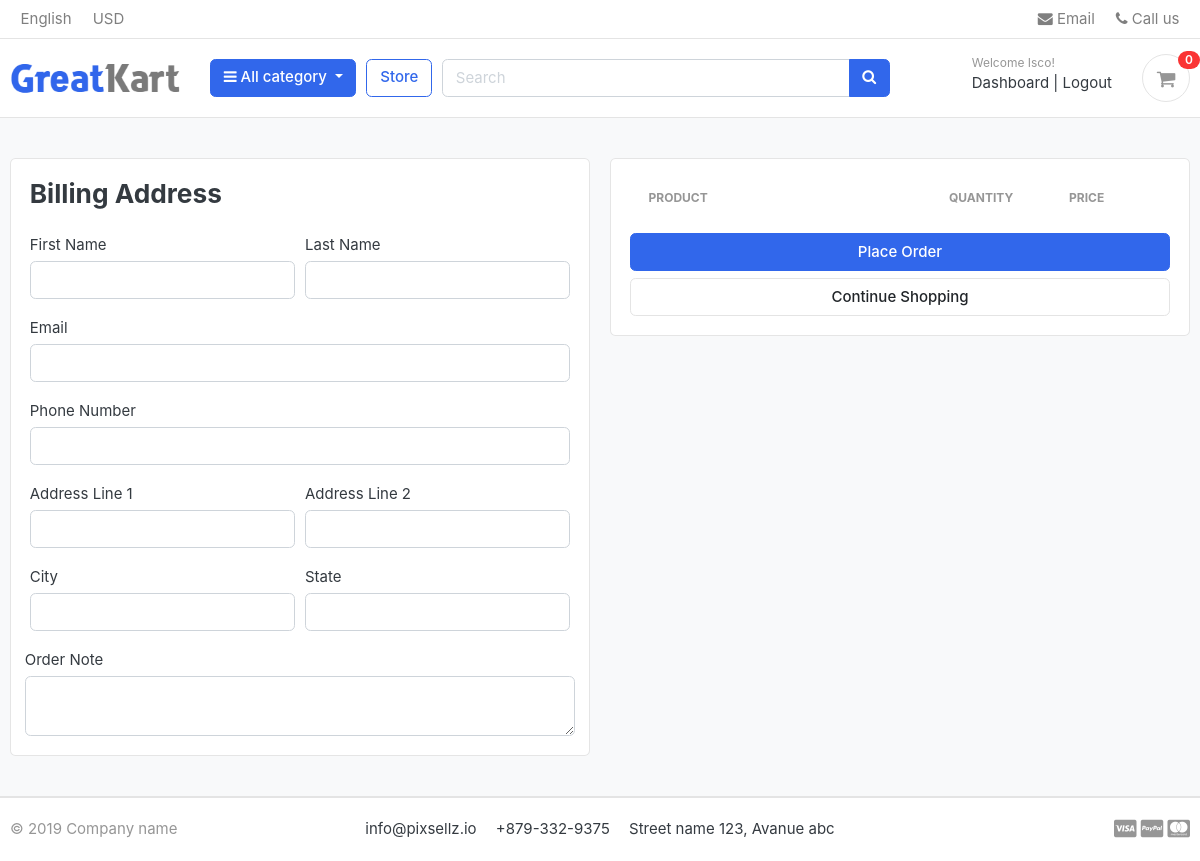
Before: /cart/checkout (signed in) with the older database file.
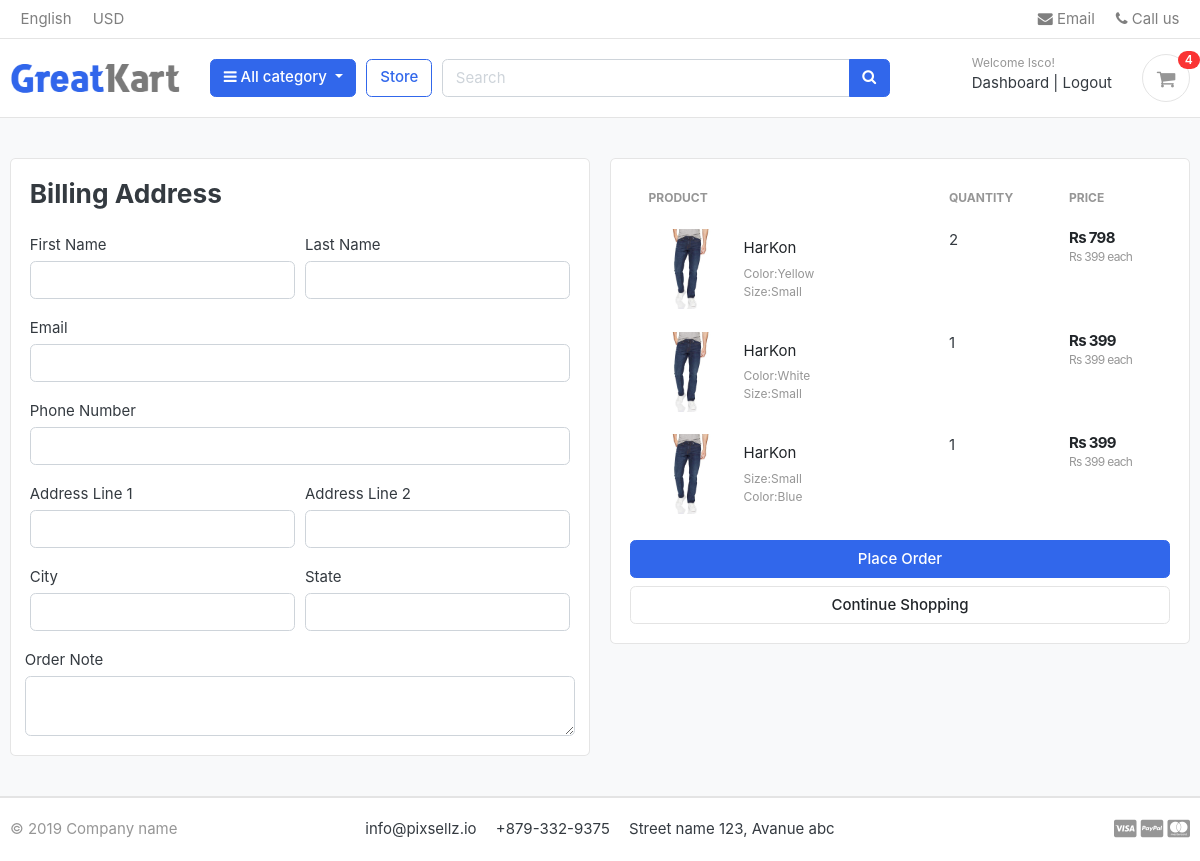
After: the same page with the newer database file.
### cart/models.py (models this page shows, shortened)
class CartItem(models.Model):
	user = models.ForeignKey(Account,on_delete=models.CASCADE,null=True)
	product = models.ForeignKey(Product,on_delete=models.CASCADE)
	variations = models.ManyToManyField(Variation,blank=True)
	cart = models.ForeignKey(Cart,on_delete=models.CASCADE,null=True)
	quantity = models.IntegerField()
	is_active = models.BooleanField(default=True)
	def sub_total(self):
		return self.product.product_price*self.quantity

### store/models.py (models this page shows, shortened)
class Product(models.Model):
	product_name = models.CharField(max_length=200,unique=True)
	product_url = models.SlugField(max_length=200,unique=True)
	product_description = models.TextField(max_length=500,blank=True)
	product_price = models.IntegerField()
	product_image = models.ImageField(upload_to='photos/products')
	stock = models.IntegerField()
	is_available = models.BooleanField(default=True)
	category = models.ForeignKey(Category,on_delete=models.CASCADE)
	created_date = models.DateTimeField(auto_now_add=True)
	modified_date = models.DateTimeField(auto_now=True)
	def get_url(self):
		return reverse('product_detail',args=[self.category.category_url,self.product_url])

class Variation(models.Model):
	product = models.ForeignKey(Product,on_delete=models.CASCADE)
	variation_category = models.CharField(max_length=100,choices=variation_category_choice)
	variation_value = models.CharField(max_length=100)
	is_active = models.BooleanField(default=True)
	created_time = models.DateTimeField(auto_now_add=True)
	objects = VariationManager()

### cart/views.py (the view)
# urls.py: path('checkout',views.checkout,name='checkout'),
@login_required(login_url='login')
def checkout(request,total=0,quantity=0,cart_items=None):
	try:
		tax=0
		grand_total=0
		if request.user.is_authenticated:
			cart_items  = CartItem.objects.filter(user=request.user,is_active=True)
		else:
			cart = Cart.objects.get(cart_id=_cart_id(request))
			cart_items = CartItem.objects.filter(cart=cart,is_active=True)
		for cart_item in cart_items:
			total += (cart_item.product.product_price*cart_item.quantity)
			quantity += cart_item.quantity
		tax = (18*total)/100
		grand_total = total+tax
	except ObjectDoesNotExist:
		pass
	context = {'total':total,'quantity':quantity,'cart_items':cart_items,'tax':tax,'grand_total':grand_total}
	return render(request,'store/checkout.html',context)

### cart/context_processors.py (called while the page is built)
def counter(request):
	cart_count=0
	if 'admin' in request.path:
		return {}
	else:
		try:
			cart=Cart.objects.filter(cart_id=_cart_id(request))
			if request.user.is_authenticated:
				cart_items=CartItem.objects.all().filter(user=request.user)
			else:
				cart_items=CartItem.objects.all().filter(cart=cart[:1])
			for cart_item in cart_items:
				cart_count += cart_item.quantity
		except:
			cart_count = 0
	return dict(cart_count=cart_count)

### cart/views.py (called while the page is built)
def _cart_id(request):
	cart = request.session.session_key
	if not cart:
		cart = request.session.create()
	return cart

### category/context_processors.py (called while the page is built)
def menu_links(request):
	links = Category.objects.all()
	return dict(links=links)

### category/models.py (called while the page is built)
	def get_url(self):
		return reverse('products_by_category',args=[self.category_url])

### templates/store/checkout.html (shortened to what this page needs)
{% extends 'greate/base.html' %}
{% load static %}
{% block content %}
<section class="section-content padding-y bg">
<div class="container">
<div class="row">
	<aside class="col-lg-6">
		<div class="card">
			<div class="card-body">
				<h3 class="card-title mb-4">Billing Address</h3>
				<form action="{% url 'place_order' %}" method="POST">
					<div class="form-row">
						<div class="col form-group">
							<label for="">First Name</label>
							<input type="text" name="first_name" class="form-control" required>
						</div>
						<div class="col form-group">
							<label for="">Last Name</label>
							<input type="text" name="last_name" class="form-control" required>
						</div>
					</div>
					<div class="form-row">
						<div class="col form-group">
							<label for="">Email</label>
							<input type="email" name="email" class="form-control" required>
						</div>
					</div>
					<div class="form-row">
						<div class="col form-group">
							<label for="">Phone Number</label>
							<input type="text" name="phone_number" class="form-control" required>
						</div>
					</div>
					<div class="form-row">
						<div class="col form-group">
							<label for="">Address Line 1</label>
							<input type="text" name="address_line1" class="form-control" required>
						</div>
						<div class="col form-group">
							<label for="">Address Line 2</label>
							<input type="text" name="address_line2" class="form-control">
						</div>
					</div>
					<div class="form-row">
						<div class="col form-group">
							<label for="">City</label>
							<input type="text" name="city" class="form-control" required>
						</div>
						<div class="col form-group">
							<label for="">State</label>
							<input type="text" name="state" class="form-control" required>
						</div>
					</div>
						<div class="form-row">
							<label for="">Order Note</label>
							<textarea name="order_note" rows="2" class="form-control"></textarea>
						</div>
			</div>
		</div>
	</aside>
	<aside class="col-lg-6">
		<div class="card">
			<div class="card-body">
				<table class="table table-borderless table-shopping-cart">
					<thead class="text-muted">
						<tr class="small text-uppercase">
						  <th scope="col">Product</th>
						  <th scope="col" width="120">Quantity</th>
						  <th scope="col" width="120">Price</th>
						</tr>
					</thead>
					<tbody>
					{% for cart_item in cart_items %}
					<tr>
						<td>
							<figure class="itemside align-items-center">
								<div class="aside"><img src="{{cart_item.product.product_image.url}}" class="img-sm"></div>
								<figcaption class="info">
									<a href="{{ cart_item.product.get_url }}" class="title text-dark">{{cart_item.product.product_name}}</a>
									<p class="text-muted small">
										{% if cart_item.variations.all %}
											{% for item in cart_item.variations.all %}
												{{item.variation_category | capfirst}}:{{item.variation_value | capfirst}}<br>
											{% endfor %}
										{% endif %}</p>
								</figcaption>
							</figure>
						</td>
						<td>
							<label for="">{{cart_item.quantity}}</label>
						</td>
						<td>
							<div class="price-wrap">
								<var class="price">Rs {{ cart_item.sub_total }}</var>
								<small class="text-muted">Rs {{cart_item.product.product_price}} each </small>
							</div>
						</td>
					</tr>
					{% endfor %}
					</tbody>
				</table>
				<button name="submit" type="submit" class="btn btn-primary btn-block">Place Order</button>
				<a href="{% url 'store' %}" class="btn btn-light btn-block">Continue Shopping</a>
			</div>
		</div>
	</aside>
</div>
</div>
</section>
{% endblock %}

### templates/greate/includes/navbar.html (shortened to what this page needs)
{% load static %}
<header class="section-header">
	<nav class="navbar p-md-0 navbar-expand-sm navbar-light border-bottom">
		<div class="container">
  			<div class="collapse navbar-collapse" id="navbarTop4">
			    <ul class="navbar-nav mr-auto">
			    	<li class="nav-item dropdown">
					 	<a href="#" class="nav-link">   English </a>
					</li>
					<li class="nav-item dropdown">
						<a href="#" class="nav-link"> USD </a>
					</li>
			    </ul>
			    <ul class="navbar-nav">
					<li><a href="#" class="nav-link"> <i class="fa fa-envelope"></i> Email </a></li>
					<li><a href="#" class="nav-link"> <i class="fa fa-phone"></i> Call us </a></li>
				</ul>
			</div>
		</div>
	</nav>
	<section class="header-main border-bottom">
		<div class="container">
			<div class="row align-items-center">
				<div class="col-lg-2 col-md-3 col-6">
					<a href="{% url 'index' %}" class="brand-wrap">
						<img class="logo" src="{% static './images/logo.png' %}">
					</a>
				</div>
				<div class="col-lg col-sm col-md col-6 flex-grow-0">
					<div class="category-wrap dropdown d-inline-block float-right">
						<button type="button" class="btn btn-primary dropdown-toggle" data-toggle="dropdown">
							<i class="fa fa-bars"></i> All category
						</button>
					</div>
				</div>
				<a href="{% url 'store' %}" class="btn btn-outline-primary">Store</a>
				<div class="col-lg  col-md-6 col-sm-12 col">
					<form action="{% url 'search' %}" class="search" method="GET">
						<div class="input-group w-100">
						    <input type="text" class="form-control" style="width:60%;" placeholder="Search" name="keyword">
						    <div class="input-group-append">
						      <button class="btn btn-primary" type="submit">
						        <i class="fa fa-search"></i>
						      </button>
						    </div>
					    </div>
					</form>
				</div>
				<div class="col-lg-3 col-sm-6 col-8 order-2 order-lg-3">
					<div class="d-flex justify-content-end mb-3 mb-lg-0">
						{% if user.id is None %}
						<div class="widget-header">
							<small class="title text-muted">Welcome guest!</small>
							<div>
								<a href="{% url 'login' %}">Sign in</a> <span class="dark-transp"> | </span>
								<a href="{% url 'register' %}"> Register</a>
							</div>
						</div>
						{% else %}
						<div class="widget-header">
							<small class="title text-muted">Welcome {{user.first_name}}!</small>
							<div>
								<a href="{% url 'dashboard' %}">Dashboard</a> <span class="dark-transp"> | </span>
								<a href="{% url 'logout' %}">Logout</a>
							</div>
						</div>
						{% endif %}
						<a href="{% url 'cart' %}" class="widget-header pl-3 ml-3">
							<div class="icon icon-sm rounded-circle border"><i class="fa fa-shopping-cart"></i></div>
							<span class="badge badge-pill badge-danger notify">{{cart_count}}</span>
						</a>
					</div>
				</div>
			</div>
		</div>
	</section>
</header>

Changed rows visible on the page:
added CartItem: product.product_image (picture), product.product_name "HarKon", quantity "2", sub_total "798", product.product_price "399"
now on this page (row unchanged): Variation: variation_category "Color", variation_value "Yellow", shown under "HarKon"
now on this page (row unchanged): Variation: variation_category "Size", variation_value "Small"
added CartItem: product.product_image (picture), product.product_name "HarKon", quantity "1", sub_total "399", product.product_price "399"
now on this page (row unchanged): Variation: variation_category "Color", variation_value "White", shown under "HarKon"
added CartItem: product.product_image (picture), product.product_name "HarKon", quantity "1", sub_total "399", product.product_price "399"
now on this page (row unchanged): Variation: variation_category "Color", variation_value "Blue", shown under "HarKon"
Other visible differences:
{{ cart_count }}: "0" → "4"
